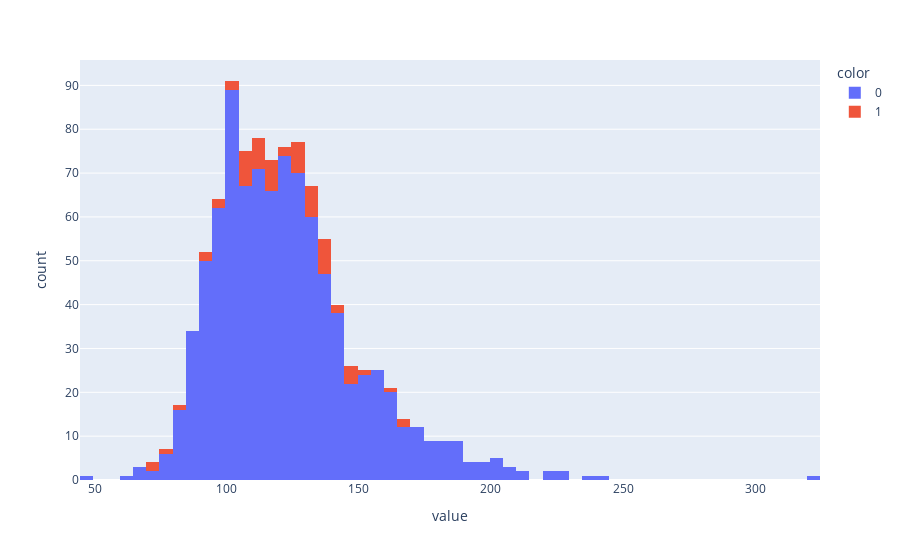

Here is the notebook cell this chart was saved with:
### Code cell
px.histogram(df['Duration(min)'], color = df['Sci-Fi'])

### Figure 1 — Plotly figure (JSON) as saved in the notebook; plotly's stock layout.template omitted (floating-point values rounded to 4 significant figures; data arrays with more than 128 entries replaced by an {"elided": "..."} marker saying what was removed)
{"data": [{"alignmentgroup": "True", "bingroup": "x", "hovertemplate": "color=0<br>value=%{x}<br>count=%{y}<extra></extra>", "legendgroup": "0", "marker": {"color": "#636efa", "pattern": {"shape": ""}}, "name": "0", "offsetgroup": "0", "orientation": "v", "showlegend": true, "type": "histogram", "x": {"elided": "924 int values"}, "xaxis": "x", "yaxis": "y"}, {"alignmentgroup": "True", "bingroup": "x", "hovertemplate": "color=1<br>value=%{x}<br>count=%{y}<extra></extra>", "legendgroup": "1", "marker": {"color": "#EF553B", "pattern": {"shape": ""}}, "name": "1", "offsetgroup": "1", "orientation": "v", "showlegend": true, "type": "histogram", "x": [148, 136, 169, 130, 137, 116, 149, 117, 108, 137, 136, 149, 153, 132, 162, 137, 120, 127, 109, 117, 167, 144, 126, 143, 127, 113, 129, 124, 107, 112, 116, 138, 132, 113, 97, 112, 127, 126, 109, 132, 100, 133, 147, 119, 106, 108, 107, 115, 72, 75, 70, 136, 91, 132, 131, 108, 119, 126, 113, 80, 92, 113, 113, 100, 96, 138], "xaxis": "x", "yaxis": "y"}], "layout": {"barmode": "relative", "legend": {"title": {"text": "color"}, "tracegroupgap": 0}, "margin": {"t": 60}, "xaxis": {"anchor": "y", "domain": [0, 1], "title": {"text": "value"}}, "yaxis": {"anchor": "x", "domain": [0, 1], "title": {"text": "count"}}}}
